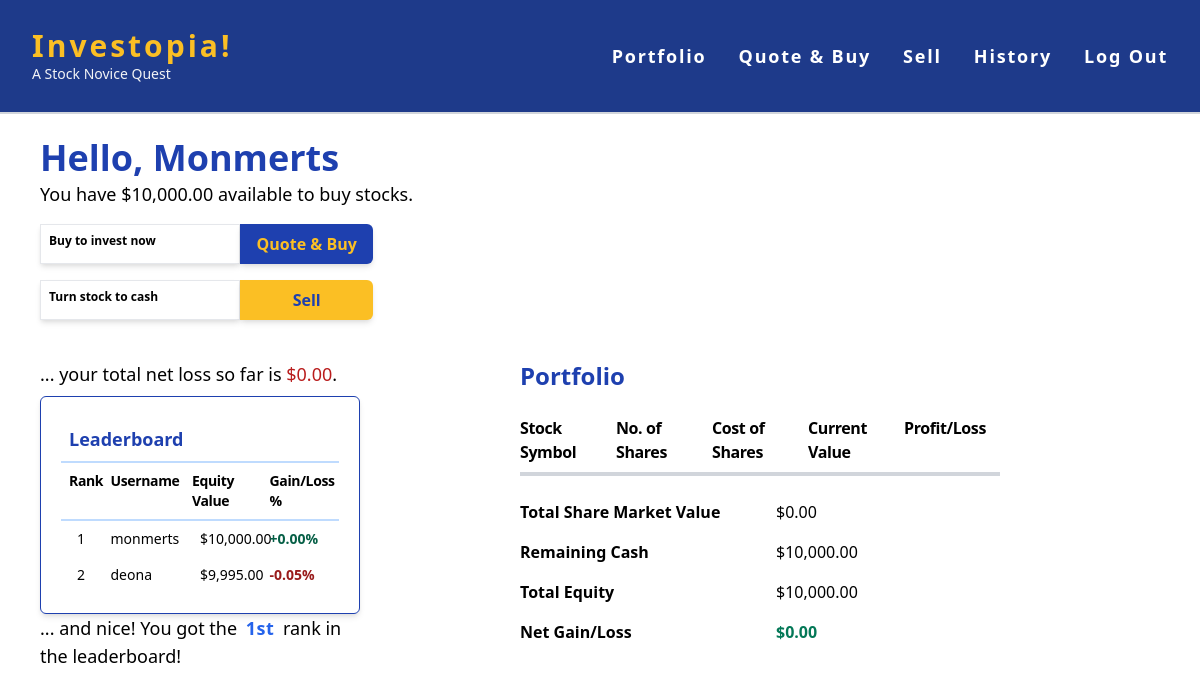
The app's page /portfolio (signed in) with its own data.
### app.py (models this page shows, shortened)
class users(db.Model):
    id = db.Column(db.Integer, primary_key=True)
    username = db.Column(db.String(80), nullable=False)
    hash = db.Column(db.String(80), nullable=False)
    cash = db.Column(db.Integer, nullable=False, default=10000)

class cash_running_bal(db.Model):
    c_bal_id = db.Column(db.Integer, primary_key=True)
    user_id = db.Column(db.Integer)
    txn_id = db.Column(db.Integer)
    txn_date = db.Column(db.Date)
    amount_change = db.Column(db.Integer, nullable=False)
    cash_end_bal = db.Column(db.Integer, nullable=False)

class port_ranker(db.Model):
    p_r_id = db.Column(db.Integer, primary_key=True)
    user_id = db.Column(db.Integer, nullable=False)
    port_update_date = db.Column(db.Date)
    equity_value = db.Column(db.Integer, nullable=False)
    net_gain_loss = db.Column(db.Integer, nullable=False)

### app.py (the view)
@fin_app.route('/portfolio')
@login_required
def portfolio():
    current_user = session["user_id"]
    current_cash = inquire_latest_cash(current_user)
    current_datetime = datetime.datetime.now()
    try:
        stock_portfolio = inquire_portfolio(current_user)
        total_share_value = 0
        for each in stock_portfolio:
            total_share_value += each["market_value"]
    except Exception:
        return apology("Either the API key is not valid or the API service provider is having issues.")
    username = inquire_username(current_user)
    equity_value = total_share_value + current_cash
    net_gain_loss = equity_value - 10000
    txn_date = current_datetime.strftime('%m/%d/%Y %H:%M:%S')
    try:
        port_ranker_update = text(
            "UPDATE port_ranker SET port_update_date = :port_update_date, equity_value = :equity_value, net_gain_loss = :net_gain_loss WHERE user_id = :user_id")
        db.session.execute(port_ranker_update, {
            'user_id': current_user, 'port_update_date': txn_date, 'equity_value': equity_value, 'net_gain_loss': net_gain_loss})
    except Exception:
        return apology("Server is having issues.")
    db.session.commit()
    port_ranker_query = text(
        "SELECT username, equity_value, net_gain_loss FROM (SELECT users.username,port_ranker.equity_value,port_ranker.net_gain_loss FROM port_ranker JOIN users ON port_ranker.user_id = users.id) ORDER BY net_gain_loss DESC LIMIT 10")
    leaderboard = db.session.execute(port_ranker_query).fetchall()
    leaders = []
    for row in leaderboard:
        leaders.append(row[0])
    if username in leaders:
        isLeader = True
        rank = leaders.index(username)
    else:
        isLeader = False
    return render_template("portfolio.html", username=username, portfolio=stock_portfolio, cash=current_cash, total_share_value=total_share_value, leaderboard=leaderboard, isLeader=isLeader, rank=rank)

### app.py (called while the page is built, shortened)
def inquire_username(current_user):
    username_query = text("SELECT username FROM users WHERE id = :id")
    username_select = db.session.execute(
        username_query, {'id': current_user}).fetchone()
    username = username_select[0]
    return username

def inquire_latest_cash(current_user):
    cash_query = text(
        "SELECT cash_end_bal FROM cash_running_bal WHERE user_id = :user_id AND c_bal_id = (SELECT MAX(c_bal_id) FROM cash_running_bal WHERE user_id = :user_id)")
    cash_latest_bal = db.session.execute(
        cash_query, {'user_id': current_user}).fetchone()
    current_cash = int(cash_latest_bal[0])
    return current_cash

def inquire_portfolio(current_user):
    query_stock = db.session.query(stock_txn.stock, stock_txn.txn_type, stock_txn.no_of_shares, stock_txn.total_cost)\
        .filter(stock_txn.user_id == current_user)\
        .all()
    stock_hash_map = {}
    cost_hash_map = {}
    buy_hash_map = {}
    stock_hash_map_to_list = [{'symbol': key, 'no_of_shares_now_held': value}
                              for key, value in stock_hash_map.items()]
    stock_portfolio = []
    total_share_value = 0
    return stock_portfolio

@fin_app.after_request
def after_request(response):
    response.headers["Cache-Control"] = "no-cache, no-store, must-revalidate"
    response.headers["Expires"] = 0
    response.headers["Pragma"] = "no-cache"
    return response

### helpers.py (called while the page is built)
def login_required(f):
    @wraps(f)
    def decorated_function(*args, **kwargs):
        if session.get("user_id") is None:
            return redirect("/login")
        return f(*args, **kwargs)
    return decorated_function

def usd(value):
    return f"${value:,.2f}"

def percent(value):
    return '{:.2%}'.format(value)

def ordinal(value):
    if 10 <= value % 100 <= 20:
        suffix = "th"
    else:
        suffix = {1: "st", 2: "nd", 3: "rd"}.get(value % 10, "th")
    return f"{value}{suffix}"

### templates/portfolio.html (shortened to what this page needs)
{% extends "layout.html" %} {% block title %} {% endblock %} {% block main %}
<div class="mx-8 lg:mx-10 w-full lg:w-1/3">
  <h2 class="text-2xl md:text-4xl font-semibold text-blue-800 items-left mb-0.5">Hello, {{ username|capitalize }}</h2>
  <p class="text-sm md:text-md lg:text-lg font-thin">You have <strong>{{ cash|usd }}</strong> available to buy stocks. </p>
  <div class="flex flex-cols my-4">
    <p class="w-1/2 p-2 border text-xs shadow-md font-semibold"> Buy to invest now  </p>
    <a href="/quote" class="w-1/3 text-center text-yellow-400 bg-blue-800 text-sm md:text-base hover:bg-blue-500 font-bold py-2 px-4 rounded-r-md shadow-md focus:outline-none focus:shadow-outline">
      Quote & Buy
    </a>
  </div>
  <div class="flex flex-cols flex my-4">
    <p class="w-1/2 p-2 border text-xs shadow-md font-semibold"> Turn stock to cash </p>
    <a href="/sell" class="w-1/3 text-center text-blue-800 bg-yellow-400 hover:bg-blue-500 text-sm md:text-base  font-bold py-2 px-4 rounded-r-md shadow-md focus:outline-none focus:shadow-outline">
      Sell
    </a>
  </div>
</div>
<div class="flex flex-col lg:flex-row m-8 md:m-10 mt-10">
  <div class="section lg:w-2/5">
  {% if (cash + total_share_value - 10000) > 0 %}
    <p class="text-sm md:text-md lg:text-lg font-thin mb-2 items-left">... you have a total net profit so far is <strong class="text-green-700">{{ (cash + total_share_value - 10000)|usd }}</strong>!</p>
  {% else %}
    <p class="text-sm md:text-md lg:text-lg font-thin mb-2 items-left">... your total net loss so far is <strong class="text-red-700">{{ (10000 - (cash + total_share_value))|usd }}</strong>.</p>
  {% endif %}
    <div class="border border-blue-800 shadow-md rounded-md p-3 md:p-5">
      <h2 class="text-base md:text-lg font-bold p-2 text-blue-800 border-b-2 border-blue-200">Leaderboard</h2>
      <div class="grid grid-cols-4 border-b-2 border-blue-200 py-2 tracking-tight text-xs md:text-sm font-semibold">
        <h5 class="ml-2 text-left">Rank</h5>
        <h5 class="-ml-5 text-left">Username</h5>
        <h5 class="-ml-2 text-left">Equity Value</h5>
        <h5>Gain/Loss %</h5>
      </div>
      {% for each in leaderboard %}
      <div class="grid grid-cols-4 py-2 text-xs md:text-sm">
        <div class="ml-4 font-light text-left">{{ loop.index }}</div>
        <div class="-ml-5 font-light text-left">{{ each.username }}</div>
        <div class="font-light">{{ each.equity_value|usd }}</div>
        {% if each.net_gain_loss >= 0 %}
          <div class="font-semibold text-green-800 text-left">+{{ (each.net_gain_loss/10000)|percent }}</div>
        {% else %}
          <div class="font-semibold text-red-800 text-left">{{ (each.net_gain_loss/10000)|percent }}</div>
        {% endif %}
      </div>
      {% endfor %}
    </div>
    {% if isLeader %}
      <p class="text-sm md:text-md lg:text-lg font-thin mb-2 items-left">... and nice! You got the <strong class="text-blue-600 tracking-wide p-1 font-bold">{{ (rank+1)|ordinal }}</strong> rank in the leaderboard! </p>
    {% endif %}
  </div>
  <div class="section md:w-1/5 gap-0 h-8"></div>
  <div class="section md:w-3/5 gap-0 md:gap-4">
    <h2 class="text-2xl font-bold mb-4 text-blue-800">Portfolio</h2>
    <div
      class="grid grid-cols-5 border-b-2 border-gray-300 py-2 tracking-tight text-sm md:text-base font-semibold"
    >
      <h5>Stock Symbol</h5>
      <h5>No. of Shares</h5>
      <h5>Cost of Shares</h5>
      <h5>Current Value</h5>
      <h5>Profit/Loss</h5>
    </div>
    <div class="finstats border-t-2 border-gray-300 pt-4 text-sm md:text-base">
      <div class="grid grid-cols-2 py-2">
        <div class="font-semibold">Total Share Market Value</div>
        <div class="font-light ml-4">{{ total_share_value|usd }}</div>
      </div>
      <div class="grid grid-cols-2 py-2">
        <div class="font-semibold">Remaining Cash</div>
        <div class="font-light ml-4">{{ cash|usd }}</div>
      </div>
      <div class="grid grid-cols-2 py-2">
        <div class="font-semibold">Total Equity</div>
        <div class="font-light ml-4">{{ (cash + total_share_value)|usd }}</div>
      </div>
      <div class="grid grid-cols-2 py-2">
        <div class="font-semibold">Net Gain/Loss</div>
        <div class="font-semibold ml-4">
          {% if (cash + total_share_value - 10000) < 0 %}
          <p class="text-red-700">
            {{ (cash + total_share_value - 10000)|usd }}
          </p>
          {% else %}
          <p class="text-green-700">
            {{ (cash + total_share_value - 10000)|usd }}
          </p>
          {% endif %}
        </div>
      </div>
    </div>
  </div>
  <div class="section md:w-1/5">
  </div>
</div>
{% endblock %}

### templates/layout.html (shortened to what this page needs)
<!DOCTYPE html>
<html lang="en">
  <head>
    <link
      href="https://cdn.jsdelivr.net/npm/tailwindcss@2.2.15/dist/tailwind.min.css"
      rel="stylesheet"
    />
    <link
      href="/static/css/exp.css"
      rel="stylesheet"
    />
  </head>
  <body>
    <header
      class="bg-blue-900 py-7 px-8 flex justify-between items-center border-b-2 border-gray-300 z-5"
      class="bg-blue-900 py-7 px-8 flex justify-between items-center border-b-2 border-gray-300 z-5"
    >
      <div>
        <a
          href="/"
          class="text-xl md:text-3xl font-bold text-yellow-400 tracking-widest"
          >Investopia!</a
        >
        <p class="text-xs md:text-sm text-gray-100">A Stock Novice Quest</p>
      </div>
      <nav class="md:ml-auto z-1">
        <ul
          id="show"
          class="hidden md:flex md:space-x-8 text-white font-semibold text-lg tracking-widest"
        >
          {% if session["user_id"] %}
          <li>
            <a href="/portfolio" class="hover:text-yellow-400">Portfolio</a>
          </li>
          <li>
            <a href="/quote" class="hover:text-yellow-400">Quote &amp; Buy</a>
          </li>
          <li>
            <a href="/sell" class="hover:text-yellow-400">Sell</a>
          </li>
          <li>
            <a href="/history" class="hover:text-yellow-400">History</a>
          </li>
          <li>
            <a href="/logout" class="hover:text-red-400">Log Out</a>
          </li>
          {% endif %}
        </ul>
      </nav>
    </header>
  <main class="mx-auto my-6">{% block main %}{% endblock %}</main>
  </body>
</html>

### records on screen
users: username "Monmerts"
cash_running_bal: cash_end_bal "$10,000.00", (10000-(cash+total_share_value))|usd "$0.00", (cash+total_share_value)|usd "$10,000.00", (cash+total_share_value-10000)|usd "$0.00"
port_ranker: username "monmerts", equity_value "$10,000.00", (each.net_gain_loss/10000)|percent "0.00%"
port_ranker: username "deona", equity_value "$9,995.00", (each.net_gain_loss/10000)|percent "-0.05%"

### other values on screen
{{ (rank+1)|ordinal }} "1st"
{{ total_share_value|usd }} "$0.00"
